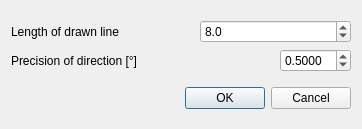
<?xml version="1.0" encoding="UTF-8"?>
<ui version="4.0">
 <class>PlaceDirection</class>
 <widget class="QDialog" name="PlaceDirection">
  <property name="geometry">
   <rect>
    <x>0</x>
    <y>0</y>
    <width>362</width>
    <height>129</height>
   </rect>
  </property>
  <property name="windowTitle">
   <string>Place direction</string>
  </property>
  <layout class="QGridLayout" name="gridLayout">
   <item row="2" column="0" colspan="3">
    <widget class="QLabel" name="label_4">
     <property name="enabled">
      <bool>true</bool>
     </property>
     <property name="text">
      <string>Precision of direction [°]</string>
     </property>
    </widget>
   </item>
   <item row="5" column="0">
    <spacer name="verticalSpacer_2">
     <property name="orientation">
      <enum>Qt::Vertical</enum>
     </property>
     <property name="sizeHint" stdset="0">
      <size>
       <width>20</width>
       <height>40</height>
      </size>
     </property>
    </spacer>
   </item>
   <item row="4" column="0" colspan="5">
    <widget class="QDialogButtonBox" name="buttonBox">
     <property name="orientation">
      <enum>Qt::Horizontal</enum>
     </property>
     <property name="standardButtons">
      <set>QDialogButtonBox::Cancel|QDialogButtonBox::Ok</set>
     </property>
    </widget>
   </item>
   <item row="1" column="0">
    <widget class="QLabel" name="label_8">
     <property name="text">
      <string>Length of drawn line</string>
     </property>
    </widget>
   </item>
   <item row="2" column="3">
    <spacer name="horizontalSpacer_2">
     <property name="orientation">
      <enum>Qt::Horizontal</enum>
     </property>
     <property name="sizeHint" stdset="0">
      <size>
       <width>40</width>
       <height>20</height>
      </size>
     </property>
    </spacer>
   </item>
   <item row="3" column="3">
    <spacer name="verticalSpacer">
     <property name="orientation">
      <enum>Qt::Vertical</enum>
     </property>
     <property name="sizeHint" stdset="0">
      <size>
       <width>20</width>
       <height>40</height>
      </size>
     </property>
    </spacer>
   </item>
   <item row="1" column="1">
    <spacer name="horizontalSpacer">
     <property name="orientation">
      <enum>Qt::Horizontal</enum>
     </property>
     <property name="sizeHint" stdset="0">
      <size>
       <width>40</width>
       <height>20</height>
      </size>
     </property>
    </spacer>
   </item>
   <item row="1" column="2" colspan="3">
    <widget class="QDoubleSpinBox" name="length">
     <property name="decimals">
      <number>1</number>
     </property>
     <property name="value">
      <double>8.000000000000000</double>
     </property>
    </widget>
   </item>
   <item row="0" column="1">
    <spacer name="verticalSpacer_3">
     <property name="orientation">
      <enum>Qt::Vertical</enum>
     </property>
     <property name="sizeHint" stdset="0">
      <size>
       <width>20</width>
       <height>40</height>
      </size>
     </property>
    </spacer>
   </item>
   <item row="2" column="4">
    <widget class="QDoubleSpinBox" name="precision">
     <property name="enabled">
      <bool>true</bool>
     </property>
     <property name="decimals">
      <number>4</number>
     </property>
     <property name="maximum">
      <double>10.000000000000000</double>
     </property>
     <property name="singleStep">
      <double>0.050000000000000</double>
     </property>
     <property name="value">
      <double>0.500000000000000</double>
     </property>
    </widget>
   </item>
  </layout>
 </widget>
 <resources/>
 <connections>
  <connection>
   <sender>buttonBox</sender>
   <signal>accepted()</signal>
   <receiver>PlaceDirection</receiver>
   <slot>accept()</slot>
   <hints>
    <hint type="sourcelabel">
     <x>248</x>
     <y>254</y>
    </hint>
    <hint type="destinationlabel">
     <x>157</x>
     <y>274</y>
    </hint>
   </hints>
  </connection>
  <connection>
   <sender>buttonBox</sender>
   <signal>rejected()</signal>
   <receiver>PlaceDirection</receiver>
   <slot>reject()</slot>
   <hints>
    <hint type="sourcelabel">
     <x>316</x>
     <y>260</y>
    </hint>
    <hint type="destinationlabel">
     <x>286</x>
     <y>274</y>
    </hint>
   </hints>
  </connection>
 </connections>
</ui>
